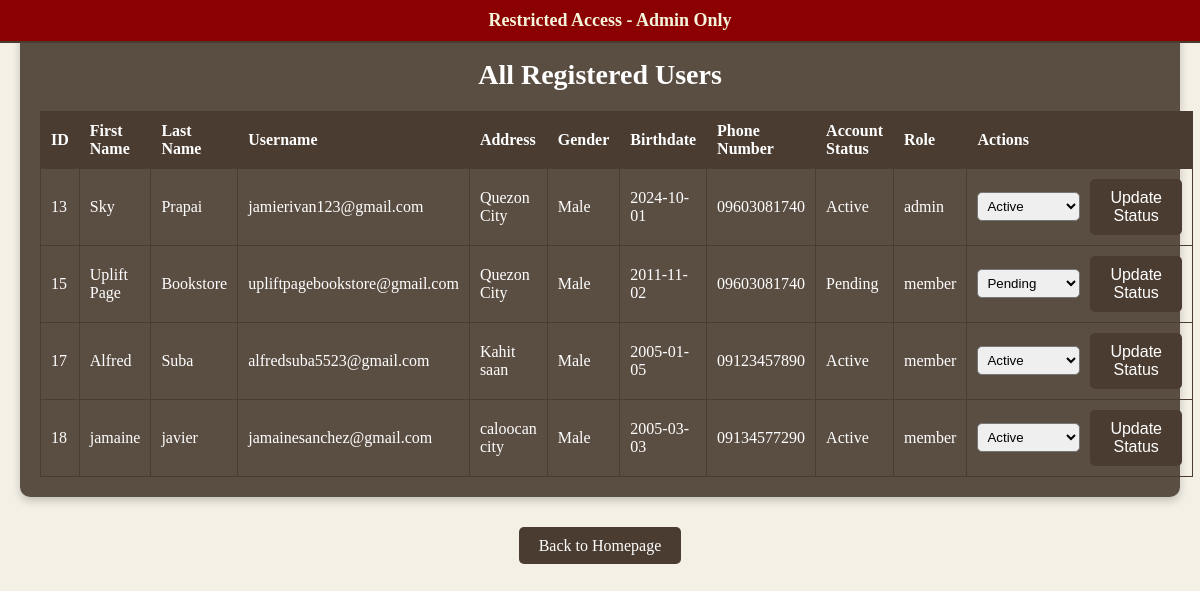
The app's page /WBDV_GRP7/adminaccess_users.php (signed in) with its own data.
### tables this page shows
CREATE TABLE `users` (
  `id` int(11) NOT NULL auto_increment,
  `firstname` varchar(255) NOT NULL,
  `lastname` varchar(255) NOT NULL,
  `username` varchar(50) NOT NULL,
  `address` varchar(50) NOT NULL,
  `gender` varchar(50) NOT NULL,
  `birthdate` date NOT NULL,
  `phone_number` varchar(255) NOT NULL,
  `password` varchar(255) NOT NULL,
  `profile_picture` varchar(255) NOT NULL,
  `account_status` enum('Active','Pending','Deactivated') default 'Pending',
  `role` enum('member','admin') NOT NULL default 'member',
  PRIMARY KEY  (`id`)
);

### WBDV_GRP7/adminaccess_users.php (the view, shortened to what this page needs)
<?php
include 'db_connection.php';
$sql_users = "SELECT id, firstname, lastname, username, address, gender, birthdate, phone_number, account_status, role
              FROM users";
$stmt_users = $conn->prepare($sql_users);
$stmt_users->execute();
$stmt_users->store_result();
$stmt_users->bind_result($id, $firstname, $lastname, $username, $address, $gender, $birthdate, $phone_number, $account_status, $role);
?>
<!DOCTYPE html>
<html lang="en">
<head>
    <link rel="stylesheet" href="admin_styles.css">
</head>
<body>
<body class="<?php echo (isset($_SESSION['role']) && $_SESSION['role'] === 'admin') ? 'admin' : ''; ?>">
    <?php if (isset($_SESSION['role']) && $_SESSION['role'] === 'admin'): ?>
        <div class="admin-banner">
            Restricted Access - Admin Only
        </div>
    <?php endif; ?>
    <div class="admin-container">
        <h1>All Registered Users</h1>
        <?php if ($stmt_users->num_rows > 0): ?>
            <table>
                <thead>
                    <tr>
                        <th>ID</th>
                        <th>First Name</th>
                        <th>Last Name</th>
                        <th>Username</th>
                        <th>Address</th>
                        <th>Gender</th>
                        <th>Birthdate</th>
                        <th>Phone Number</th>
                        <th>Account Status</th>
                        <th>Role</th>
                        <th>Actions</th>
                    </tr>
                </thead>
                <tbody>
                    <?php while ($stmt_users->fetch()): ?>
                        <tr>
                            <td><?php echo htmlspecialchars($id); ?></td>
                            <td><?php echo htmlspecialchars($firstname); ?></td>
                            <td><?php echo htmlspecialchars($lastname); ?></td>
                            <td><?php echo htmlspecialchars($username); ?></td>
                            <td><?php echo htmlspecialchars($address); ?></td>
                            <td><?php echo htmlspecialchars($gender); ?></td>
                            <td><?php echo htmlspecialchars($birthdate); ?></td>
                            <td><?php echo htmlspecialchars($phone_number); ?></td>
                            <td><?php echo htmlspecialchars($account_status); ?></td>
                            <td><?php echo htmlspecialchars($role); ?></td>
                            <td>
                                <form method="post" action="update_user_status.php">
                                    <select name="new_status">
                                        <option value="Active" <?php if ($account_status == 'Active') echo 'selected'; ?>>Active</option>
                                        <option value="Pending" <?php if ($account_status == 'Pending') echo 'selected'; ?>>Pending</option>
                                    </select>
                                    <button type="submit" class="button">Update Status</button>
                                </form>
                            </td>
                        </tr>
                    <?php endwhile; ?>
                </tbody>
            </table>
        <?php else: ?>
            <p>No users found.</p>
        <?php endif; ?>
    </div>
	<div class="buttons">
        <a href="homepage.php" class="button">Back to Homepage</a>
    </div>
</body>
</html>

### WBDV_GRP7/admin_styles.css (style rules this page uses)
body { font-family: 'Georgia', serif; background-color: #f4f0e6; background-image: url('https://64.media.tumblr.com/c25d3b2f64c96184584b831fba6bb0e2/tumblr_oyfsbzUOey1r9co7bo1_1280.gifv'); background-size: cover; background-position: center; background-repeat: no-repeat; margin: 0; display: flex; flex-direction: column; min-height: 100vh; overflow-x: hidden; }
.admin-container { background-color: rgba(74, 60, 49, 0.9); color: white; margin: 20px; padding: 20px; border-radius: 10px; box-shadow: 0 4px 8px rgba(0, 0, 0, 0.2); backdrop-filter: blur(10px); }
.admin-container h1 { font-size: 28px; font-weight: bold; text-align: center; }
.admin-container table { width: 100%; border-collapse: collapse; margin-top: 20px; }
.admin-container th, .admin-container td { border: 1px solid #4a3c31; padding: 10px; text-align: left; }
.admin-container th { background-color: #4a3c31; color: white; }
.admin-container .button { background-color: #4a3c31; color: white; padding: 10px 20px; border: none; border-radius: 5px; cursor: pointer; text-decoration: none; font-size: 16px; transition: background-color 0.3s ease, transform 0.3s ease; }
.admin-banner { background-color: #8b0000; color: #f5f5dc; text-align: center; padding: 10px; font-size: 18px; font-weight: bold; border-bottom: 2px solid #4a3c31; position: fixed; width: 100%; top: 0; left: 0; z-index: 1000; }
.buttons { margin-top: 20px; text-align: center; }
.buttons .button { background-color: #4a3c31; color: white; padding: 10px 20px; border: none; border-radius: 5px; cursor: pointer; text-decoration: none; font-size: 16px; transition: background-color 0.3s ease, transform 0.3s ease; }
form { display: flex; align-items: center; }
form select { margin-right: 10px; padding: 5px; border-radius: 5px; }
form .button { background-color: #4a3c31; color: white; padding: 5px 10px; border: none; border-radius: 5px; cursor: pointer; text-decoration: none; font-size: 14px; transition: background-color 0.3s ease, transform 0.3s ease; }

### records on screen
users: id "13", firstname "Sky", lastname "Prapai", username "jamierivan123@gmail.com", address "Quezon City", gender "Male", birthdate "2024-10-01", phone_number "09603081740", account_status "Active", role "admin", new_status "Active"
users: id "15", firstname "Uplift Page", lastname "Bookstore", username "upliftpagebookstore@gmail.com", address "Quezon City", gender "Male", birthdate "2011-11-02", phone_number "09603081740", account_status "Pending", role "member", new_status "Pending"
users: id "17", firstname "Alfred", lastname "Suba", username "alfredsuba5523@gmail.com", address "Kahit saan", gender "Male", birthdate "2005-01-05", phone_number "09123457890", account_status "Active", role "member", new_status "Active"
users: id "18", firstname "jamaine", lastname "javier", username "jamainesanchez@gmail.com", address "caloocan city", gender "Male", birthdate "2005-03-03", phone_number "09134577290", account_status "Active", role "member", new_status "Active"
